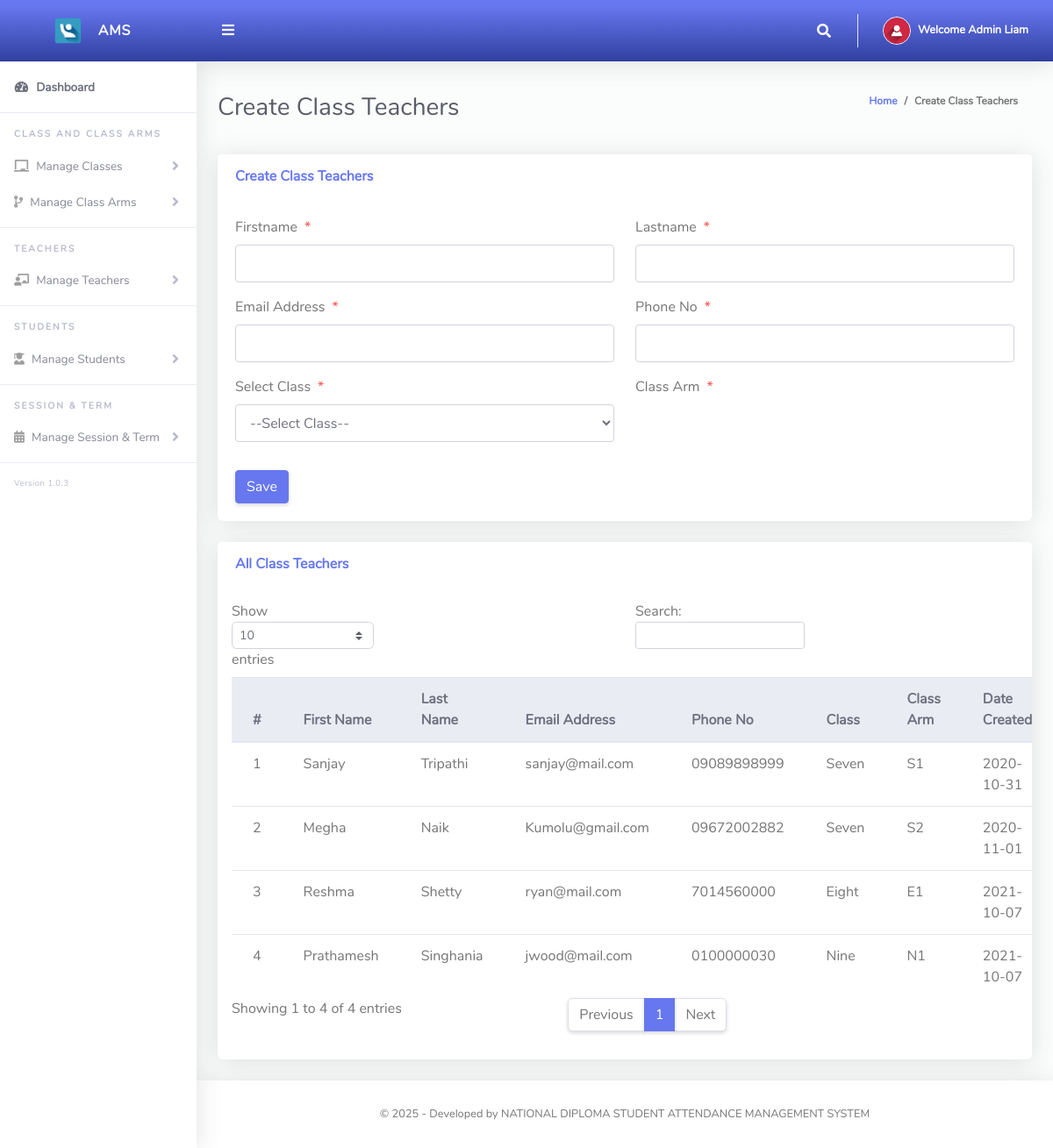
The page /Admin/createClassTeacher.php (signed in) on the database its author committed.
### tables this page shows
CREATE TABLE `tblclassteacher` (
  `Id` int(10) NOT NULL,
  `firstName` varchar(255) NOT NULL,
  `lastName` varchar(255) NOT NULL,
  `emailAddress` varchar(255) NOT NULL,
  `password` varchar(255) NOT NULL,
  `phoneNo` varchar(50) NOT NULL,
  `classId` varchar(10) NOT NULL,
  `classArmId` varchar(10) NOT NULL,
  `dateCreated` varchar(50) NOT NULL
);

CREATE TABLE `tblclass` (
  `Id` int(10) NOT NULL,
  `className` varchar(255) NOT NULL
);

CREATE TABLE `tblclassarms` (
  `Id` int(10) NOT NULL,
  `classId` varchar(10) NOT NULL,
  `classArmName` varchar(255) NOT NULL,
  `isAssigned` varchar(10) NOT NULL
);

### Admin/createClassTeacher.php (the view, shortened to what this page needs)
<?php
include '../Includes/dbcon.php';
?>
<!DOCTYPE html>
<html lang="en">
<head>
  <link href="../vendor/fontawesome-free/css/all.min.css" rel="stylesheet" type="text/css">
  <link href="../vendor/bootstrap/css/bootstrap.min.css" rel="stylesheet" type="text/css">
  <link href="css/ruang-admin.min.css" rel="stylesheet">
</head>
<body id="page-top">
  <div id="wrapper">
      <?php include "Includes/sidebar.php";?>
    <div id="content-wrapper" class="d-flex flex-column">
      <div id="content">
       <?php include "Includes/topbar.php";?>
        <div class="container-fluid" id="container-wrapper">
          <div class="d-sm-flex align-items-center justify-content-between mb-4">
            <h1 class="h3 mb-0 text-gray-800">Create Class Teachers</h1>
            <ol class="breadcrumb">
              <li class="breadcrumb-item"><a href="./">Home</a></li>
              <li class="breadcrumb-item active" aria-current="page">Create Class Teachers</li>
            </ol>
          </div>
          <div class="row">
            <div class="col-lg-12">
              <div class="card mb-4">
                <div class="card-header py-3 d-flex flex-row align-items-center justify-content-between">
                  <h6 class="m-0 font-weight-bold text-primary">Create Class Teachers</h6>
                </div>
                <div class="card-body">
                  <form method="post">
                   <div class="form-group row mb-3">
                        <div class="col-xl-6">
                        <label class="form-control-label">Firstname<span class="text-danger ml-2">*</span></label>
                        <input type="text" class="form-control" required name="firstName" value="<?php echo $row['firstName'];?>" id="exampleInputFirstName">
                        </div>
                        <div class="col-xl-6">
                        <label class="form-control-label">Lastname<span class="text-danger ml-2">*</span></label>
                      <input type="text" class="form-control" required name="lastName" value="<?php echo $row['lastName'];?>" id="exampleInputFirstName" >
                        </div>
                    </div>
                     <div class="form-group row mb-3">
                        <div class="col-xl-6">
                        <label class="form-control-label">Email Address<span class="text-danger ml-2">*</span></label>
                        <input type="email" class="form-control" required name="emailAddress" value="<?php echo $row['emailAddress'];?>" id="exampleInputFirstName" >
                        </div>
                        <div class="col-xl-6">
                        <label class="form-control-label">Phone No<span class="text-danger ml-2">*</span></label>
                      <input type="text" class="form-control" name="phoneNo" value="<?php echo $row['phoneNo'];?>" id="exampleInputFirstName" >
                        </div>
                    </div>
                    <div class="form-group row mb-3">
                        <div class="col-xl-6">
                        <label class="form-control-label">Select Class<span class="text-danger ml-2">*</span></label>
                         <?php
                        $qry= "SELECT * FROM tblclass ORDER BY className ASC";
                        $result = $conn->query($qry);
                        $num = $result->num_rows;
                        if ($num > 0){
                          echo ' <select required name="classId" onchange="classArmDropdown(this.value)" class="form-control mb-3">';
                          echo'<option value="">--Select Class--</option>';
                                  echo '</select>';
                              }
                            ?>
                        </div>
                        <div class="col-xl-6">
                        <label class="form-control-label">Class Arm<span class="text-danger ml-2">*</span></label>
                        </div>
                    </div>
                      <?php
                    if (isset($Id))
                    {
                    ?>
                    <button type="submit" name="update" class="btn btn-warning">Update</button>
                    &nbsp;&nbsp;&nbsp;&nbsp;&nbsp;&nbsp;&nbsp;&nbsp;&nbsp;&nbsp;
                    <?php
                    } else {
                    ?>
                    <button type="submit" name="save" class="btn btn-primary">Save</button>
                    <?php
                    }
                    ?>
                  </form>
                </div>
              </div>
                 <div class="row">
              <div class="col-lg-12">
              <div class="card mb-4">
                <div class="card-header py-3 d-flex flex-row align-items-center justify-content-between">
                  <h6 class="m-0 font-weight-bold text-primary">All Class Teachers</h6>
                </div>
                <div class="table-responsive p-3">
                  <table class="table align-items-center table-flush table-hover" id="dataTableHover">
                    <thead class="thead-light">
                      <tr>
                        <th>#</th>
                        <th>First Name</th>
                        <th>Last Name</th>
                        <th>Email Address</th>
                        <th>Phone No</th>
                        <th>Class</th>
                        <th>Class Arm</th>
                        <th>Date Created</th>
                      </tr>
                    </thead>
                    <tbody>
                  <?php
                      $query = "SELECT tblclassteacher.Id,tblclass.className,tblclassarms.classArmName,tblclassarms.Id AS classArmId,tblclassteacher.firstName,
                      tblclassteacher.lastName,tblclassteacher.emailAddress,tblclassteacher.phoneNo,tblclassteacher.dateCreated
                      FROM tblclassteacher
                      INNER JOIN tblclass ON tblclass.Id = tblclassteacher.classId
                      INNER JOIN tblclassarms ON tblclassarms.Id = tblclassteacher.classArmId";
                      $rs = $conn->query($query);
                      $num = $rs->num_rows;
                      $sn=0;
                      if($num > 0)
                      {
                        while ($rows = $rs->fetch_assoc())
                          {
                             $sn = $sn + 1;
                            echo"
                              <tr>
                                <td>".$sn."</td>
                                <td>".$rows['firstName']."</td>
                                <td>".$rows['lastName']."</td>
                                <td>".$rows['emailAddress']."</td>
                                <td>".$rows['phoneNo']."</td>
                                <td>".$rows['className']."</td>
                                <td>".$rows['classArmName']."</td>
                                 <td>".$rows['dateCreated']."</td>
                                <td><a href='?action=delete&Id=".$rows['Id']."&classArmId=".$rows['classArmId']."'><i class='fas fa-fw fa-trash'></i></a></td>
                              </tr>";
                          }
                      }
                      else
                      {
                           echo
                           "<div class='alert alert-danger' role='alert'>
                            No Record Found!
                            </div>";
                      }
                      ?>
                    </tbody>
                  </table>
                </div>
              </div>
            </div>
            </div>
          </div>
        </div>
      </div>
       <?php include "Includes/footer.php";?>
    </div>
  </div>
</body>
</html>

### Admin/Includes/topbar.php (shortened to what this page needs)
<?php
  $query = "SELECT * FROM tbladmin WHERE Id = ".$_SESSION['userId']."";
  $rs = $conn->query($query);
  $rows = $rs->fetch_assoc();
  $fullName = $rows['firstName']." ".$rows['lastName'];
?>
<nav class="navbar navbar-expand navbar-light bg-gradient-primary topbar mb-4 static-top">
          <button id="sidebarToggleTop" class="btn btn-link rounded-circle mr-3">
            <i class="fa fa-bars"></i>
          </button>
          <ul class="navbar-nav ml-auto">
            <li class="nav-item dropdown no-arrow">
              <a class="nav-link dropdown-toggle" href="#" id="searchDropdown" role="button" data-toggle="dropdown"
                aria-haspopup="true" aria-expanded="false">
                <i class="fas fa-search fa-fw"></i>
              </a>
            </li>
            <li class="nav-item dropdown no-arrow">
              <a class="nav-link dropdown-toggle" href="#" id="userDropdown" role="button" data-toggle="dropdown"
                aria-haspopup="true" aria-expanded="false">
                <img class="img-profile rounded-circle" src="img/user-icn.png" style="max-width: 60px">
                <span class="ml-2 d-none d-lg-inline text-white small"><b>Welcome <?php echo $fullName;?></b></span>
              </a>
            </li>
          </ul>
        </nav>

### rows shown on the page
tblclassteacher: firstName "Sanjay", lastName "Tripathi", emailAddress "sanjay@mail.com", phoneNo "09089898999", classId.className "Seven", classArmId.classArmName "S1", dateCreated "2020-10-31"
tblclassteacher: firstName "Megha", lastName "Naik", emailAddress "Kumolu@gmail.com", phoneNo "09672002882", classId.className "Seven", classArmId.classArmName "S2", dateCreated "2020-11-01"
tblclassteacher: firstName "Reshma", lastName "Shetty", emailAddress "ryan@mail.com", phoneNo "7014560000", classId.className "Eight", classArmId.classArmName "E1", dateCreated "2021-10-07"
tblclassteacher: firstName "Prathamesh", lastName "Singhania", emailAddress "jwood@mail.com", phoneNo "0100000030", classId.className "Nine", classArmId.classArmName "N1", dateCreated "2021-10-07"

### other values the page prints
$fullName "Admin Liam"
